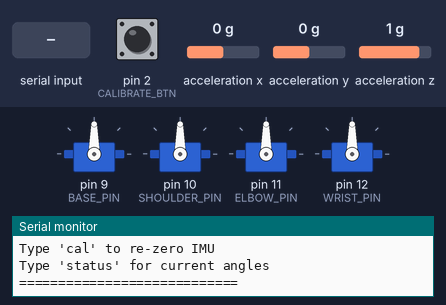
A sketch run on a simulated Arduino Uno, built with avr-gcc and run on an emulated ATmega328P. Parts: 4 × servo, the last lines printed to the serial monitor. Wiring (inferred from the names in the program): MPU-6050 motion sensor at I2C address 0x68. The test bench sets the inputs (shaded band); at power-on: acceleration x 0 g, acceleration z 1 g, pin 2 (CALIBRATE_BTN) HIGH, acceleration y 0 g.

Above: at 2.5 s.
2.6 s: acceleration x set to -1.4 g
At 2.9 s:
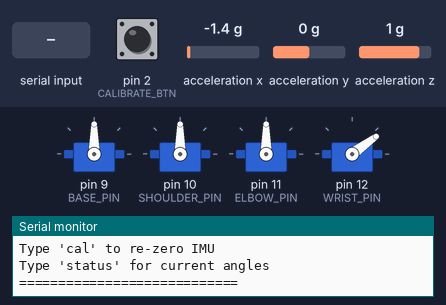
4.1 s: acceleration z set to -1.4 g
At 5.3 s:
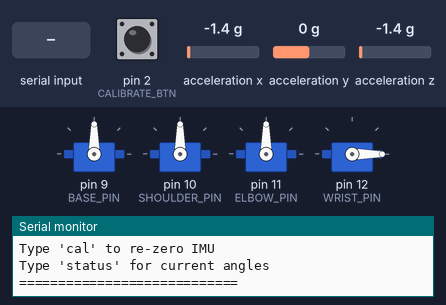
5.6 s: acceleration x set to -0.2 g
7.1 s: acceleration x set to 0.1 g
At 8.2 s:
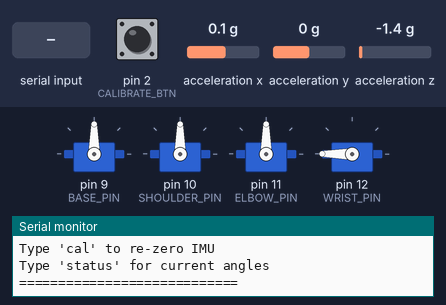
8.6 s: acceleration z set to 0.1 g
At 9.8 s:
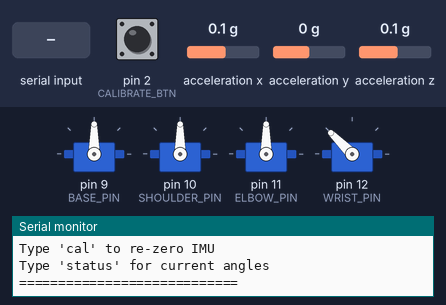
10.1 s: "BASE LEFT\n" received over Serial
At 11.5 s:
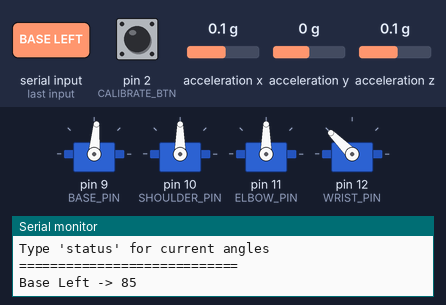
Timing chart, 0 to 12.6 s (numbered marks = the images above; inputs shaded):
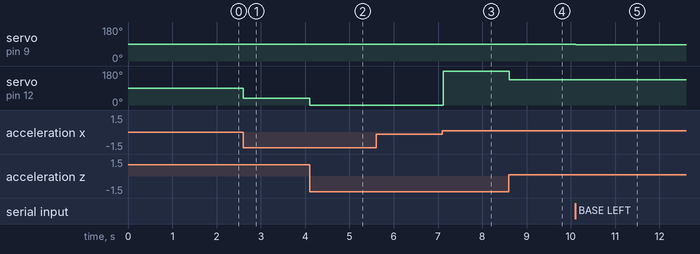

The sketch:

CameraVisionTest.ino
```cpp
#include <Wire.h>
#include <Servo.h>

// MPU6050
const int MPU_ADDR = 0x68;
float accelX, accelY, accelZ;
float pitchOffset = 0;
float currentPitch = 0;

// Servos
Servo baseServo;
Servo shoulderServo;
Servo elbowServo;
Servo wristServo;

const int BASE_PIN     = 9;
const int SHOULDER_PIN = 10;
const int ELBOW_PIN    = 11;
const int WRIST_PIN    = 12;

int baseAngle     = 90;
int shoulderAngle = 90;
int elbowAngle    = 90;
int wristCenter   = 90;

const int CALIBRATE_BTN = 2;

void setup() {
  Serial.begin(9600);
  Wire.begin();

  Wire.beginTransmission(MPU_ADDR);
  Wire.write(0x6B);
  Wire.write(0);
  Wire.endTransmission(true);
  delay(100);

  baseServo.attach(BASE_PIN);
  shoulderServo.attach(SHOULDER_PIN);
  elbowServo.attach(ELBOW_PIN);
  wristServo.attach(WRIST_PIN);

  baseServo.write(baseAngle);
  shoulderServo.write(shoulderAngle);
  elbowServo.write(elbowAngle);
  wristServo.write(wristCenter);

  pinMode(CALIBRATE_BTN, INPUT_PULLUP);

  delay(500);
  calibrate();

  Serial.println("=== Arm Controller Ready ===");
  Serial.println("Format: <servo> <angle>");
  Serial.println("  1=Base  2=Shoulder  3=Elbow");
  Serial.println("  Wrist is auto-leveled");
  Serial.println("Type 'cal' to re-zero IMU");
  Serial.println("Type 'status' for current angles");
  Serial.println("============================\n");
}

// ---------- MPU6050 ----------

void readMPU() {
  Wire.beginTransmission(MPU_ADDR);
  Wire.write(0x3B);
  Wire.endTransmission(false);
  Wire.requestFrom(MPU_ADDR, 6, true);

  accelX = (Wire.read() << 8 | Wire.read()) / 16384.0;
  accelY = (Wire.read() << 8 | Wire.read()) / 16384.0;
  accelZ = (Wire.read() << 8 | Wire.read()) / 16384.0;
}

float getPitch() {
  return atan2(accelX, accelZ) * 180.0 / PI;
}

void calibrate() {
  float sum = 0;
  for (int i = 0; i < 50; i++) {
    readMPU();
    sum += getPitch();
    delay(10);
  }
  pitchOffset = sum / 50.0;
  Serial.print("Calibrated. Offset: ");
  Serial.println(pitchOffset);
}

// ---------- Wrist Leveling ----------

void updateWrist() {
  readMPU();
  currentPitch = getPitch() - pitchOffset;
  int wristAngle = wristCenter + (int)currentPitch;
  wristAngle = constrain(wristAngle, 0, 180);
  wristServo.write(wristAngle);
}

// ---------- Serial Commands ----------

void handleSerial() {
  if (!Serial.available()) return;

  String input = Serial.readStringUntil('\n');
  input.trim();

  if (input.equalsIgnoreCase("cal")) {
    Serial.println("Re-calibrating...");
    calibrate();
    return;
  }

  if (input.equalsIgnoreCase("status")) {
    printStatus();
    return;
  }

  // BASE LEFT and BASE RIGHT from Python
  if (input.startsWith("BASE LEFT")) {
    int speed = input.substring(10).toInt();
    if (speed <= 0) speed = 5;
    baseAngle = constrain(baseAngle - speed, 0, 180);
    baseServo.write(baseAngle);
    Serial.print("Base Left -> ");
    Serial.println(baseAngle);
    return;
  }

  if (input.startsWith("BASE RIGHT")) {
    int speed = input.substring(11).toInt();
    if (speed <= 0) speed = 5;
    baseAngle = constrain(baseAngle + speed, 0, 180);
    baseServo.write(baseAngle);
    Serial.print("Base Right -> ");
    Serial.println(baseAngle);
    return;
  }

  // Manual servo control
  int spaceIndex = input.indexOf(' ');
  if (spaceIndex == -1) {
    Serial.println("Invalid format. Use: <servo> <angle>");
    return;
  }

  int servoNum = input.substring(0, spaceIndex).toInt();
  int angle    = input.substring(spaceIndex + 1).toInt();

  if (servoNum < 1 || servoNum > 3) {
    Serial.println("Servo must be 1-3. Wrist is automatic.");
    return;
  }
  if (angle < 0 || angle > 180) {
    Serial.println("Angle must be 0-180.");
    return;
  }

  switch (servoNum) {
    case 1:
      baseAngle = angle;
      baseServo.write(angle);
      Serial.print("Base -> ");
      break;
    case 2:
      shoulderAngle = angle;
      shoulderServo.write(angle);
      Serial.print("Shoulder -> ");
      break;
    case 3:
      elbowAngle = angle;
      elbowServo.write(angle);
      Serial.print("Elbow -> ");
      break;
  }
  Serial.print(angle);
  Serial.println(" deg");
}

void printStatus() {
  Serial.println("----- Current Angles -----");
  Serial.print("  1) Base     : "); Serial.println(baseAngle);
  Serial.print("  2) Shoulder : "); Serial.println(shoulderAngle);
  Serial.print("  3) Elbow    : "); Serial.println(elbowAngle);
  Serial.print("  4) Wrist    : "); Serial.print(wristCenter);
  Serial.print(" + pitch correction: "); Serial.println(currentPitch);
  Serial.println("--------------------------");
}

// ---------- Main Loop ----------

void loop() {
  if (digitalRead(CALIBRATE_BTN) == LOW) {
    Serial.println("Re-calibrating...");
    calibrate();
    delay(500);
  }

  handleSerial();
  updateWrist();

  delay(20);
}
```

Measured:
- the behaviour switches between -0.1 and 0 g on acceleration x (found by bisection; images 2 and 3)
- after the input at 2.6 s, servo on pin 12 (WRIST_PIN): 90° → 36° at once
- after the input at 4.1 s, servo on pin 12 (WRIST_PIN): 36° → 0° at once
- after the input at 5.6 s, every drawn part: stays the same
- after the input at 7.1 s, servo on pin 12 (WRIST_PIN): 0° → 180° at once
- after the input at 8.6 s, servo on pin 12 (WRIST_PIN): 180° → 135° at once
- after the input at 10.1 s, servo on pin 9 (BASE_PIN): 90° → 85° at once
